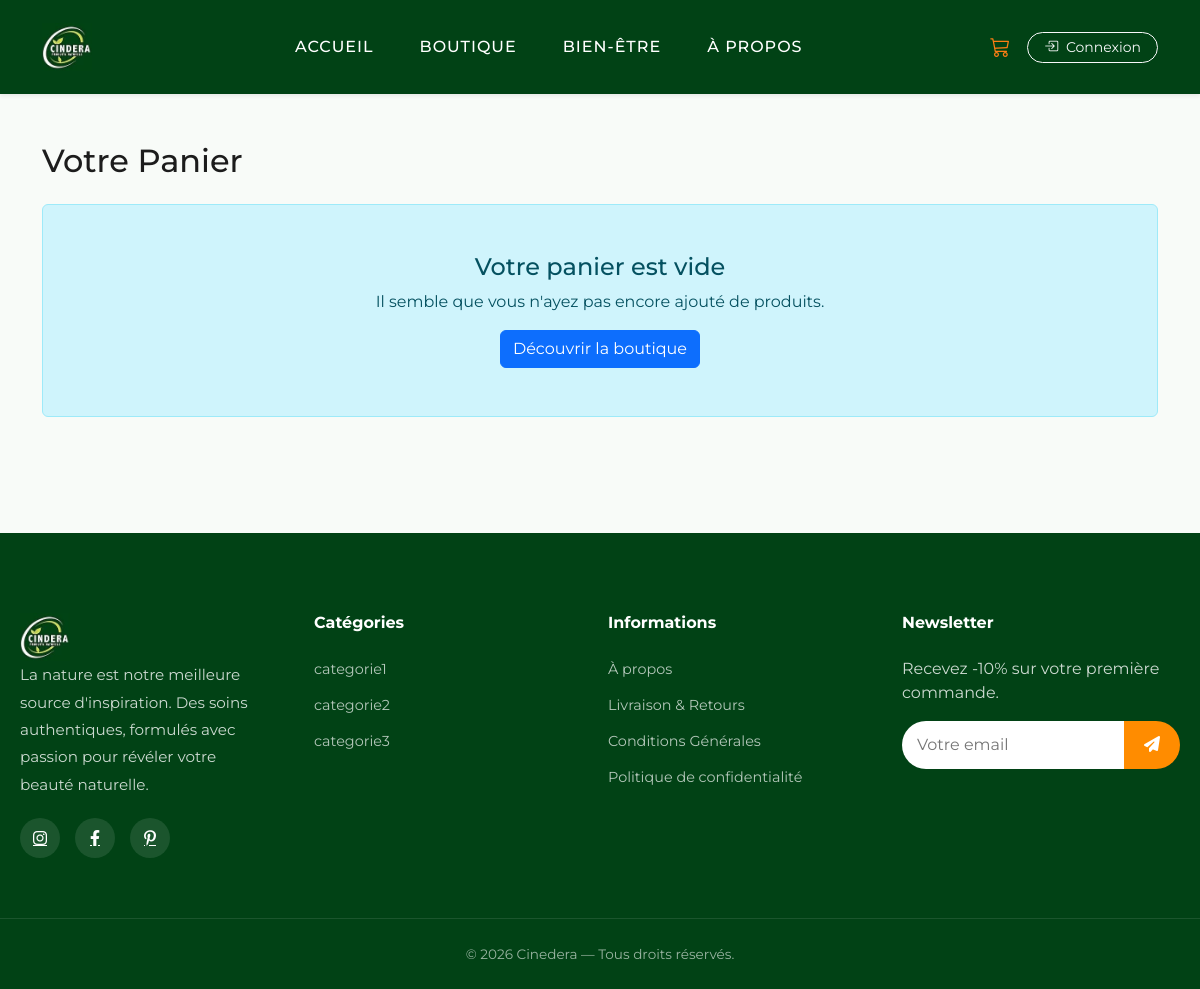
Page /boutique/cart/ on the committed database.
### shop/models.py (models this page shows, shortened)
class Category(models.Model):
    name = models.CharField(max_length=200, unique=True, verbose_name="Nom")
    slug = models.SlugField(max_length=200, unique=True, blank=True)
    description = models.TextField(blank=True, verbose_name="Description")
    image = models.ImageField(upload_to='categories/', blank=True, null=True, verbose_name="Image")
    class Meta:
        verbose_name = "Catégorie"
        verbose_name_plural = "Catégories"
        ordering = ['name']

### shop/views.py (the view, shortened to what this page needs)
# urls.py: path('cart/', views.cart_detail, name='cart_detail'),
def cart_detail(request):
    cart = get_cart(request)
    items = []
    total = Decimal('0.00')
    return render(request, 'shop/cart/detail.html', {'items': items, 'total': total})

### shop/context_processors.py (called while the page is built)
def cart_item_count(request):
    cart = request.session.get('cart', {})
    total_quantity = sum(int(item['quantity']) for item in cart.values())
    return {'cart_item_count': total_quantity}

def categories_context(request):
    return {
        'categories': Category.objects.all()
    }

### shop/views.py (called while the page is built)
def get_cart(request):
    cart = request.session.get('cart', {})
    return cart

### templates/shop/cart/detail.html
{% extends "base.html" %}
{% block content %}
<div class="container mt-5">
    <h2 class="mb-4">Votre Panier</h2>
    {% if items %}
        <div class="table-responsive bg-white shadow-sm rounded">
            <table class="table table-hover mb-0">
                <thead class="thead-light">
                    <tr>
                        <th style="width: 100px;">Image</th>
                        <th>Produit</th>
                        <th>Prix Unitaire</th>
                        <th style="width: 150px;">Quantité</th>
                        <th>Total</th>
                        <th></th>
                    </tr>
                </thead>
                <tbody>
                    {% for item in items %}
                    <tr>
                        <td>
                            {% if item.product.image %}
                                <img src="{{ item.product.image.url }}" class="img-fluid rounded" style="max-width: 60px;">
                            {% else %}
                                <img src="https://via.placeholder.com/60" class="img-fluid rounded">
                            {% endif %}
                        </td>
                        <td>
                            <strong>{{ item.product.name }}</strong>
                        </td>
                        <td>{{ item.price }} €</td>
                        <td>
                            <form action="{% url 'products:cart_update' item.product.id %}" method="post" class="d-flex">
                                {% csrf_token %}
                                <input type="number" name="quantity" value="{{ item.quantity }}" min="1" class="form-control form-control-sm me-2">
                                <button type="submit" class="btn btn-sm btn-outline-secondary">
                                    <i class="bi bi-arrow-clockwise"></i>
                                </button>
                            </form>
                        </td>
                        <td><strong>{{ item.total }} €</strong></td>
                        <td>
                            <a href="{% url 'products:cart_remove' item.product.id %}" class="btn btn-sm btn-outline-danger">
                                <i class="bi bi-trash"></i>
                            </a>
                        </td>
                    </tr>
                    {% endfor %}
                </tbody>
            </table>
        </div>
        <div class="row mt-4">
            <div class="col-md-6">
                <a href="{% url 'products:shop' %}" class="btn btn-outline-secondary">
                    <i class="bi bi-arrow-left"></i> Continuer les achats
                </a>
            </div>
            <div class="col-md-6 text-end">
                <h4>Total du panier : <span class="text-primary">{{ total }} €</span></h4>
                <a href="{% url 'products:checkout' %}" class="btn btn-success btn-lg mt-2">
                    Passer la commande <i class="bi bi-arrow-right"></i>
                </a>
            </div>
        </div>
    {% else %}
        <div class="alert alert-info text-center py-5">
            <h4>Votre panier est vide</h4>
            <p class="mb-3">Il semble que vous n'ayez pas encore ajouté de produits.</p>
            <a href="{% url 'products:shop' %}" class="btn btn-primary">Découvrir la boutique</a>
        </div>
    {% endif %}
</div>
{% endblock %}

### templates/base.html (shortened to what this page needs)
{% load static %}
<!DOCTYPE html>
<html lang="fr">
<head>
    <link href="https://cdn.jsdelivr.net/npm/bootstrap@5.3.2/dist/css/bootstrap.min.css" rel="stylesheet">
<link rel="stylesheet" href="https://cdn.jsdelivr.net/npm/bootstrap-icons@1.10.0/font/bootstrap-icons.css">
    <link rel="stylesheet" href="https://cdnjs.cloudflare.com/ajax/libs/font-awesome/6.4.0/css/all.min.css">
</head>
<body>
    <nav class="navbar navbar-expand-lg navbar-dark shadow-sm sticky-top">
        <div class="container">
            <a class="navbar-brand" href="{% url 'home' %}">
                <img src="{% static 'img/logo.jpg' %}" alt="Cindera">
            </a>
            <div class="collapse navbar-collapse" id="navbarContent">
                <ul class="navbar-nav mb-2 mb-lg-0 mx-auto">
                    <li class="nav-item">
                        <a class="nav-link {% if request.resolver_match.url_name == 'home' %}active{% endif %}" href="{% url 'home' %}">Accueil</a>
                    </li>
                    <li class="nav-item">
                        <a class="nav-link {% if request.resolver_match.url_name == 'shop' %}active{% endif %}" href="{% url 'products:shop' %}">Boutique</a>
                    </li>
                    <li class="nav-item">
                        <a class="nav-link {% if request.resolver_match.url_name == 'bien_etre' %}active{% endif %}" href="{% url 'products:bien_etre' %}">Bien-être</a>
                    </li>
                    <li class="nav-item">
                        <a class="nav-link {% if request.resolver_match.url_name == 'about' %}active{% endif %}" href="{% url 'products:about' %}">À propos</a>
                    </li>
                </ul>
                <div class="d-flex align-items-center gap-3">
                    <a href="{% url 'products:cart_detail' %}" class="btn btn-link position-relative nav-icon-orange p-0">
                        <i class="bi bi-cart3 fs-5"></i>
                    </a>
{% if user.is_authenticated %}
    <div class="dropdown">
        <button class="btn btn-link dropdown-toggle text-white" type="button" data-bs-toggle="dropdown">
            <i class="bi bi-person-circle fs-5 nav-icon-orange"></i>
            <span class="d-none d-md-inline small">{{ user.username }}</span>
        </button>
        <ul class="dropdown-menu dropdown-menu-end shadow">
            <li>
                <a class="dropdown-item" href="{% url 'products:profile' %}">
                    <i class="bi bi-person me-2 text-white"></i> Mon Profil
                </a>
            </li>
            {% if user.is_manager or user.is_admin_role %}
                <li>
                    <a class="dropdown-item" href="{% url 'dashboard:overview' %}">
                        <i class="bi bi-speedometer2 me-2 text-white"></i> Dashboard
                    </a>
                </li>
            {% endif %}
            <li><hr class="dropdown-divider border-secondary"></li>
            <li>
                <a class="dropdown-item text-danger" href="{% url 'products:logout' %}">
                    <i class="bi bi-box-arrow-right me-2"></i> Déconnexion
                </a>
            </li>
        </ul>
    </div>
{% else %}
    <a href="{% url 'products:login' %}" class="btn btn-outline-light btn-sm rounded-pill px-3">
        <i class="bi bi-box-arrow-in-right me-1"></i> Connexion
    </a>
{% endif %}
                </div>
            </div>
        </div>
    </nav>
    <main>
        {% block content %}{% endblock %}
    </main>
<footer id="footer">
    <div class="footer-container">
        <div class="footer-col">
            <div>
                  <a class="navbar-brand" href="{% url 'home' %}">
                <img src="{% static 'img/logo.jpg' %}" alt="Cindera">
            </a></div>
            <p class="footer-text">
                La nature est notre meilleure source d'inspiration.
                Des soins authentiques, formulés avec passion pour révéler votre beauté naturelle.
            </p>
            <div class="footer-socials">
                <a href="#"><i class="fab fa-instagram"></i></a>
                <a href="#"><i class="fab fa-facebook-f"></i></a>
                <a href="#"><i class="fab fa-pinterest-p"></i></a>
            </div>
        </div>
<div class="footer-col">
    <h4>Catégories</h4>
    <ul>
        {% for category in categories %}
            <li>
                <a href="{% url 'products:shop' %}?category={{ category.id }}">
                    {{ category.name }}
                </a>
            </li>
        {% empty %}
            <li>Aucune catégorie</li>
        {% endfor %}
    </ul>
</div>
        <div class="footer-col">
            <h4>Informations</h4>
            <ul>
                <li><a href="#">À propos</a></li>
                <li><a href="#">Livraison & Retours</a></li>
                <li><a href="#">Conditions Générales</a></li>
                <li><a href="#">Politique de confidentialité</a></li>
            </ul>
        </div>
        <div class="footer-col">
            <h4>Newsletter</h4>
            <p>Recevez -10% sur votre première commande.</p>
            <form class="footer-newsletter">
                <input type="email" placeholder="Votre email">
                <button type="submit">
                    <i class="fas fa-paper-plane"></i>
                </button>
            </form>
        </div>
    </div>
    <div class="footer-bottom">
        © 2026 Cinedera — Tous droits réservés.
    </div>
</footer>
</body>
</html>

### templates/base.html (style rules this page uses)
:root { --primary: #014215; --primary-light: #014215; --accent: #fd7e14; --text-dark: #1c1c1c; --text-light: #666; --white: #ffffff; }
body { font-family: 'Montserrat', sans-serif; background-color: #f8fbf8; color: var(--text-dark); display: flex; flex-direction: column; min-height: 100vh; }
main { flex: 1; }
.navbar { background: linear-gradient(90deg, var(--primary), var(--primary-light)) !important; padding: 18px 0; transition: all 0.3s ease; }
.navbar-brand img { height: 48px; transition: transform 0.3s ease; }
.navbar-nav { gap: 30px; }
.navbar-nav .nav-link { color: var(--white) !important; font-weight: 500; text-transform: uppercase; letter-spacing: 1px; position: relative; transition: 0.3s; }
.navbar-nav .nav-link::after { content: ""; position: absolute; left: 0; bottom: -6px; width: 0%; height: 2px; background: var(--accent); transition: 0.3s ease; }
.nav-icon-orange { color: var(--accent) !important; }
#footer { background: #014215; color: rgba(255,255,255,0.8); padding-top: 80px; margin-top: 100px; }
.footer-container { max-width: 1200px; margin: auto; display: grid; grid-template-columns: repeat(4, 1fr); gap: 50px; padding: 0 20px 60px; }
.footer-text { line-height: 1.8; font-size: 0.95rem; margin-bottom: 20px; }
.footer-col h4 { color: white; margin-bottom: 25px; font-size: 1rem; font-weight: 700; }
.footer-col ul { list-style: none; padding: 0; }
.footer-col ul li { margin-bottom: 12px; }
.footer-col ul li a { color: rgba(255,255,255,0.7); font-size: 0.9rem; transition: 0.3s; text-decoration: none; }
.footer-socials { display: flex; gap: 15px; margin-top: 20px; }
.footer-socials a { width: 40px; height: 40px; background: rgba(255,255,255,0.1); display: flex; align-items: center; justify-content: center; border-radius: 50%; color: white; transition: 0.3s; }
.footer-newsletter { display: flex; margin-top: 15px; }
.footer-newsletter input { flex: 1; padding: 12px 15px; border-radius: 30px 0 0 30px; border: none; outline: none; background: white; color: #333; }
.footer-newsletter button { padding: 0 20px; border-radius: 0 30px 30px 0; border: none; background: #ff8c00; color: white; cursor: pointer; transition: 0.3s; }
.footer-bottom { border-top: 1px solid rgba(255,255,255,0.1); text-align: center; padding: 25px; font-size: 0.85rem; color: rgba(255,255,255,0.6); }

### rows in the picture
Category: name "categorie1"
Category: name "categorie2"
Category: name "categorie3"
